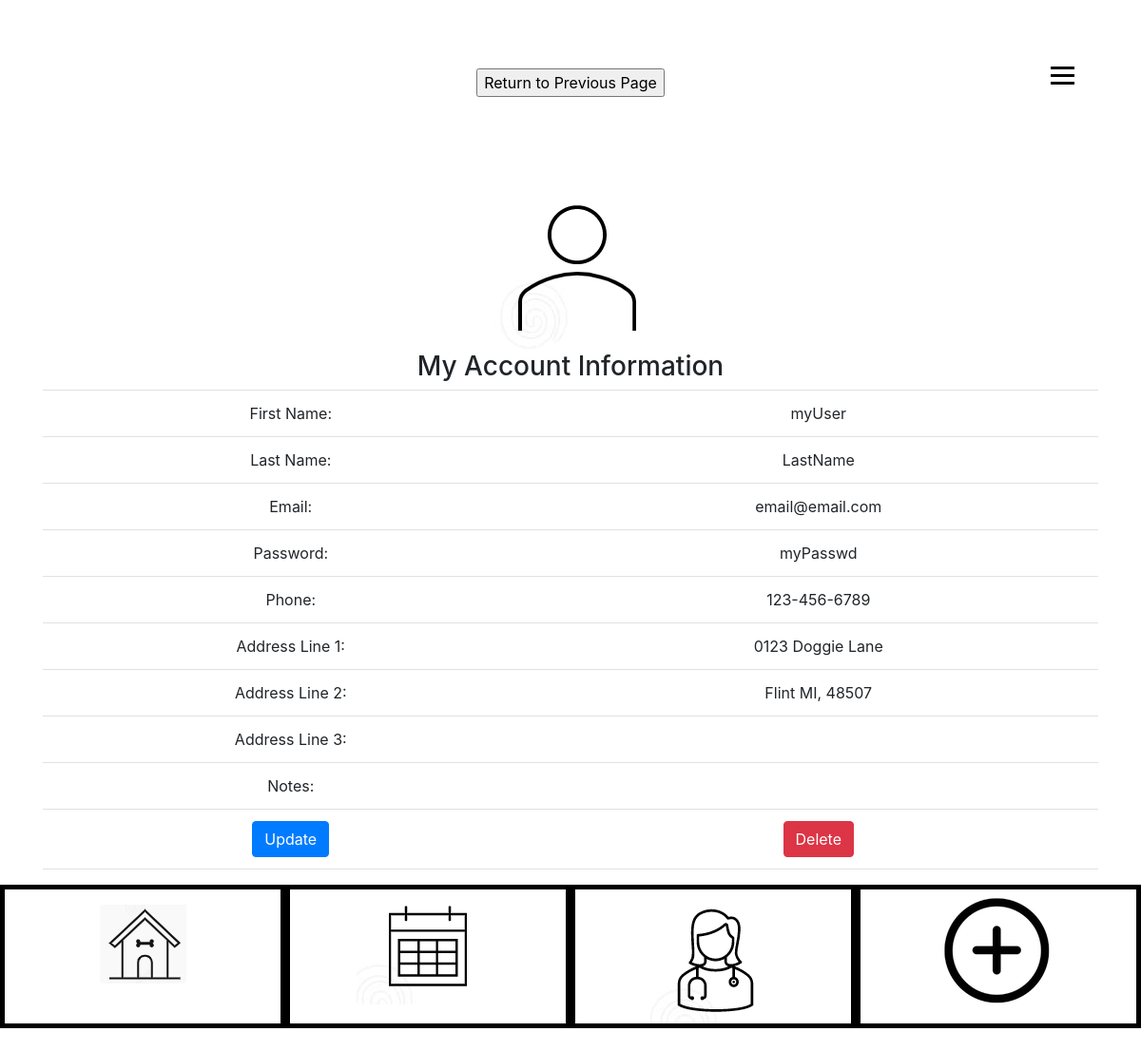
The app's page /handler-view.php with its own data.
### tables this page shows
CREATE TABLE `tbl_handler` (
  `HandlerId` int(15) NOT NULL,
  `fldhandlerFirstName` varchar(25) NOT NULL,
  `fldhandlerLastName` varchar(25) NOT NULL,
  `fldhandlerEmail` varchar(50) NOT NULL,
  `fldhandlerPassword` varchar(25) NOT NULL,
  `fldhandlerPasswordConfirm` varchar(150) NOT NULL,
  `fldhandlerPhone` varchar(15) NOT NULL,
  `fldhandlerAddress1` varchar(50) NOT NULL,
  `fldhandlerAddress2` varchar(150) NOT NULL,
  `fldhandlerAddress3` varchar(150) NOT NULL,
  `fldhandlerNotes` varchar(150) NOT NULL
);

### handler-read.php (the view, shortened to what this page needs)
<?php
include 'db.php';
  $sql = "select * from tbl_handler";
  $result = $conn->query($sql);
  while($row = $result->fetch_assoc()) {
    if (isset($_POST["HandlerId"])){
      if ($row['HandlerId'] == $_GET['HandlerId']) {
          echo '<form class="form-inline m-2" action="handler-update.php" method="POST">';
          echo '<td><input type="text" class="form-control" name="handlerFirstName" value="'.$row['fldhandlerFirstName'].'"></td>';
          echo '<td><input type="number" class="form-control" name="handerLastName" value="'.$row['fldhanderLastName'].'"></td>';
          echo '<td><input type="text" class="form-control" name="handlerEmail" value="'.$row['fldhandlerEmail'].'"></td>';
          echo '<td><input type="text" class="form-control" name="handlerPassword" value="'.$row['fldhandlerPassword'].'"></td>';
          echo '<td><input type="text" class="form-control" name="handlerPhone" value="'.$row['fldhandlerPhone'].'"></td>';
          echo '<td><input type="text" class="form-control" name="handlerAddress1" value="'.$row['fldhandlerAddress1'].'"></td>';
          echo '<td><input type="text" class="form-control" name="handlerAddress2" value="'.$row['fldhandlerAddress2'].'"></td>';
          echo '<td><input type="text" class="form-control" name="handlerAddress3" value="'.$row['fldhandlerAddress3'].'"></td>';
          echo '<td><input type="text" class="form-control" name="handlerNotes" value="'.$row['fldhandlerNotes'].'"></td>';
          echo '<td><button type="submit" class="btn btn-primary">Save</button></td>';
          echo '<input type="hidden" name="HandlerId" value="'.$row['HandlerId'].'">';
          echo '</form>';
        }} else {
    echo "<td> First Name:</td>";
    echo "<td>" . $row['fldhandlerFirstName'] . "</td>";
    echo "<td> Last Name:</td>";
    echo "<td>" . $row['fldhandlerLastName'] . "</td>";
    echo "<td> Email:</td>";
    echo "<td>" . $row['fldhandlerEmail'] . "</td>";
   echo "<td> Password:</td>";
    echo "<td>" . $row['fldhandlerPassword'] . "</td>";
    echo "<td> Phone:</td>";
    echo "<td>" . $row['fldhandlerPhone'] . "</td>";
    echo "<td> Address Line 1:</td>";
    echo "<td>" . $row['fldhandlerAddress1'] . "</td>";
                echo "<td> Address Line 2:</td>";
                echo "<td>" . $row['fldhandlerAddress2'] . "</td>";
                            echo "<td> Address Line 3:</td>";
                            echo "<td>" . $row['fldhandlerAddress3'] . "</td>";
    echo "<td> Notes:</td>";
    echo "<td>" . $row['fldhandlerNotes'] . "</td>";
      }
    echo "<tr>";
echo '<td><a class="btn btn-primary" href="" role="button">Update</a></td>';
echo '<td><a class="btn btn-danger" href="handler-delete-warning.php" role="button">Delete</a></td>';}
?>

### records on screen
tbl_handler: fldhandlerFirstName "myUser", fldhandlerLastName "LastName", fldhandlerEmail "email@email.com", fldhandlerPassword "myPasswd", fldhandlerPhone "123-456-6789", fldhandlerAddress1 "0123 Doggie Lane", fldhandlerAddress2 "Flint MI, 48507"
